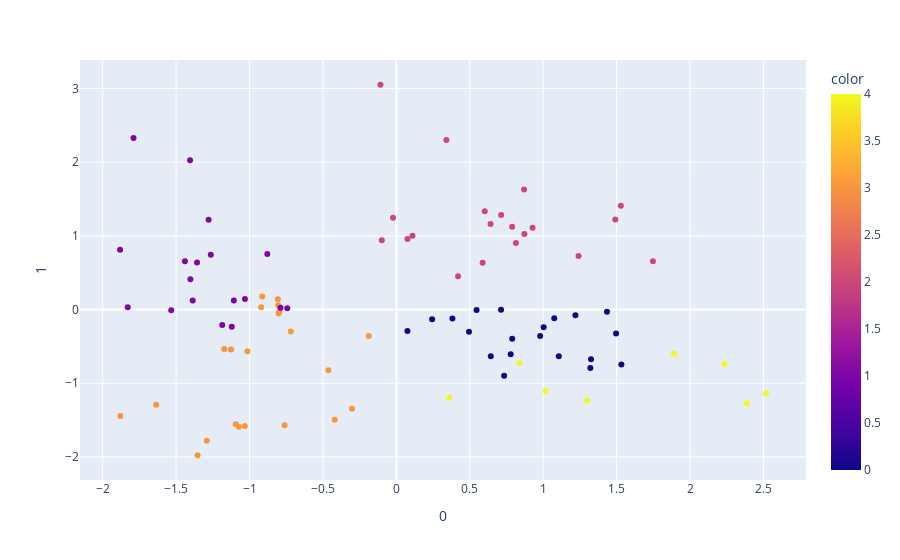

The cell this chart's notebook holds for it:
### Code cell
# Male PCA plot
fig_male = px.scatter(principalComponents_male, x=0, y=1, color=principalDf_male['Cluster'])
fig_male.show()
